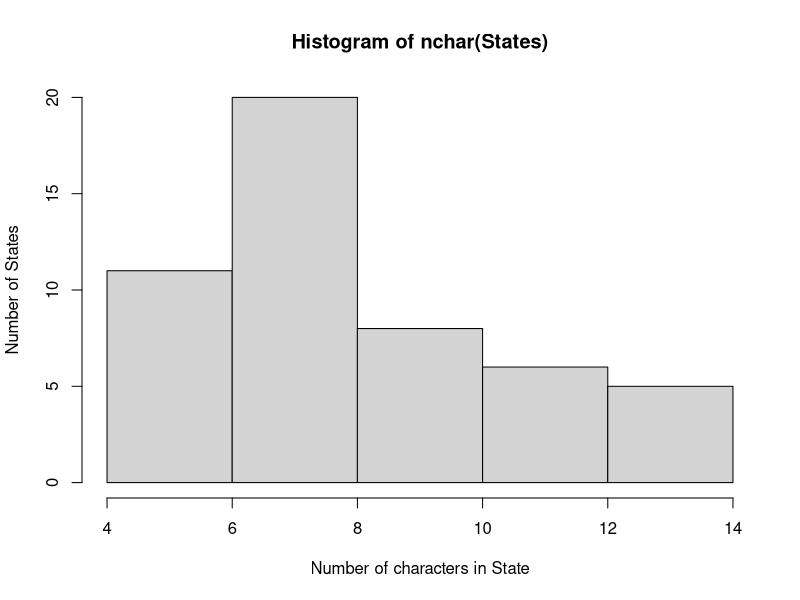

The R script that drew this image:
##1. States = rownames(US Arrests)

library(MASS)
data(USArrests)
States = rownames(USArrests)
View(States)
#Get states names with 'w'.

States[grep(States,pattern = "w")]


#Get states names with 'W'.

States[grep(States,pattern = "W")]



#2. Prepare a Histogram of the number of characters in each US state.


hist(nchar(States) , plot = TRUE, xlab = "Number of characters in State" , ylab = "Number of States")
